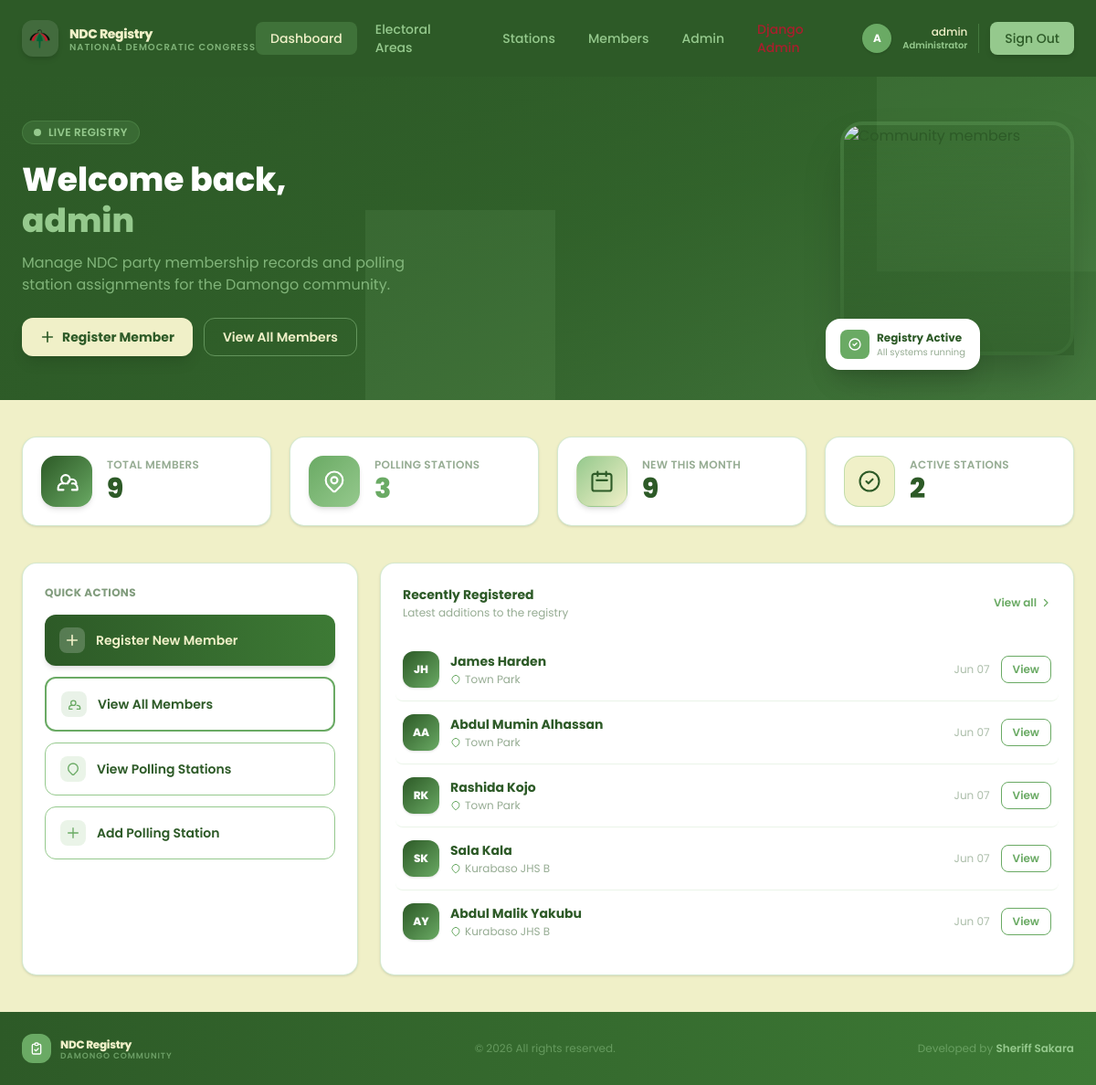
/dashboard/ (signed in), run on an earlier commit of the app's database.
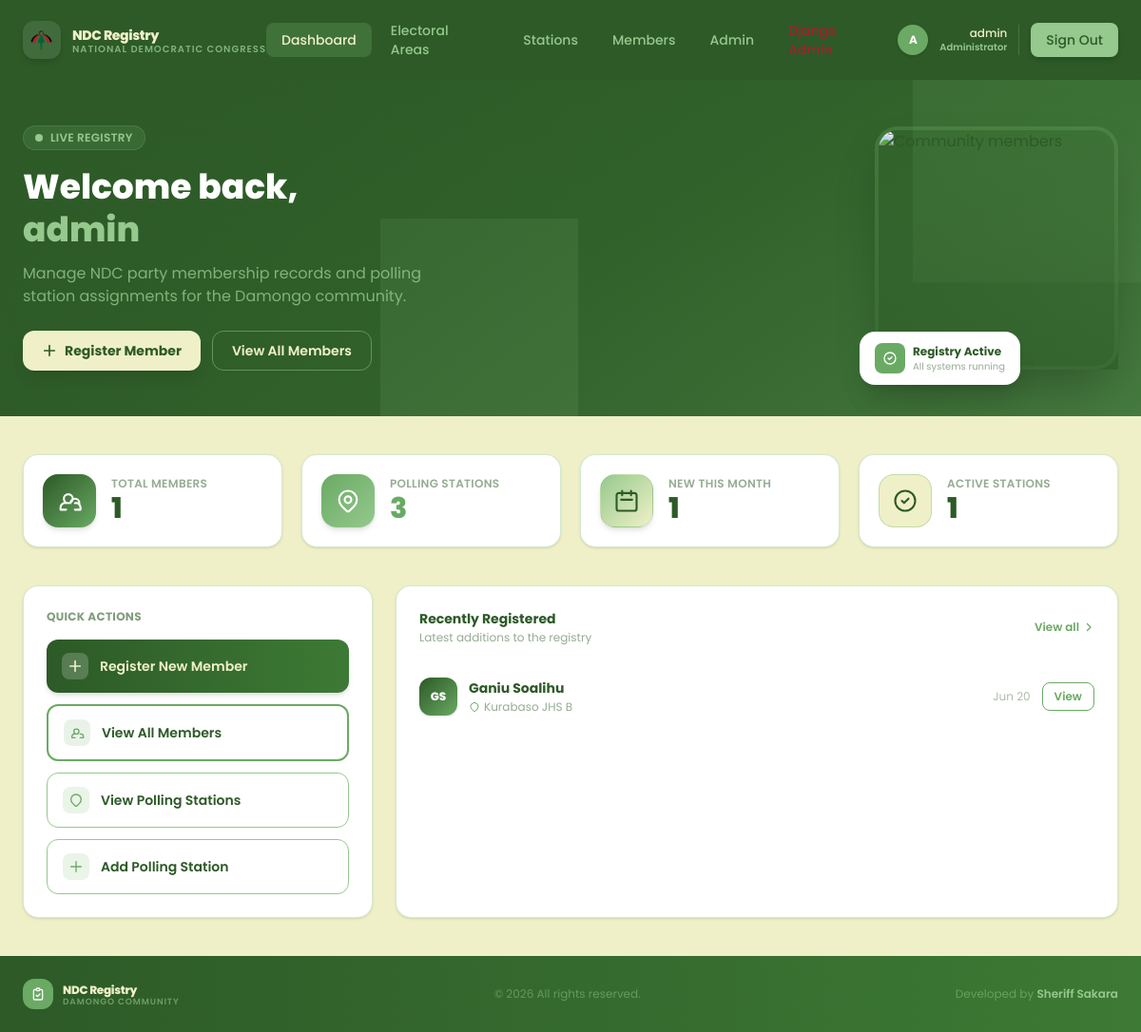
And on a later commit of the database.
### core/models.py (models this page shows, shortened)
class PartyMember(models.Model):
    GENDER_CHOICES = [
        ('M', 'Male'),
        ('F', 'Female'),
    ]
    member_id = models.CharField(
        max_length=10,
        unique=True,
        editable=True,
        validators=[validate_member_id])
    first_name = models.CharField(max_length=50)
    middle_name = models.CharField(max_length=50, blank=True)
    last_name = models.CharField(max_length=50)
    gender = models.CharField(max_length=1, choices=GENDER_CHOICES, blank=True)
    date_of_birth = models.DateField(null=True, blank=True)
    phone = models.CharField(max_length=10, blank=True, validators=[validation_phone_no])
    occupation = models.CharField(max_length=100, blank=True)
    address = models.CharField(max_length=200, blank=True)
    ghana_card_id = models.CharField(
        max_length=15,
        blank=True,
        verbose_name='Ghana Card',
        validators=[validation_ghana_card]
        )
    voters_id = models.CharField(
        max_length=10,
        blank=True,
        unique=True,
        verbose_name='Voters ID',
        validators=[validation_voter_id]
        )
    polling_station = models.ForeignKey(
        PollingStation,
        on_delete=models.SET_NULL,
        null=True,
        related_name='members'
    )
    date_registered = models.DateField(default=timezone.now)
    registered_by = models.ForeignKey(
        User,
        on_delete=models.SET_NULL,
        null=True,
        blank=True,
        related_name='registered_members'
    )
    class Meta:
        ordering = ['-date_registered', 'last_name']

class PollingStation(models.Model):
    name = models.CharField(max_length=100)
    location = models.CharField(max_length=200, blank=True)
    constituency = models.CharField(max_length=100, blank=True)
    description = models.TextField(blank=True)
    created_at = models.DateTimeField(auto_now_add=True)
    electoral_area = models.ForeignKey(
        ElectoralArea,
        on_delete=models.CASCADE,
        null=True,
        blank=True,
        related_name='stations',
    )
    class Meta:
        ordering = ['name']

### core/views.py (the view)
# urls.py: path('dashboard/', views.home_view, name='home'),
@login_required
def home_view(request):
    now = timezone.now()
    recent_members = PartyMember.objects.select_related('polling_station').order_by('-date_registered')[:5]
    total_members = PartyMember.objects.count()
    total_stations = PollingStation.objects.count()
    new_this_month = PartyMember.objects.filter(
        date_registered__year=now.year,
        date_registered__month=now.month,
    ).count()
    active_stations = PollingStation.objects.filter(members__isnull=False).distinct().count()
    return render(request, 'core/home.html', {
        'recent_members': recent_members,
        'total_members': total_members,
        'total_stations': total_stations,
        'new_this_month': new_this_month,
        'active_stations': active_stations,
    })

### templates/core/home.html (shortened to what the changed rows need)
{% extends "core/base.html" %}
{% block content %}
<div class="relative bg-gradient-to-br from-[#2d5a27] via-[#3d7a35] to-[#6aaa64] overflow-hidden">
    <div class="relative max-w-7xl mx-auto px-6 py-12">
        <div class="flex flex-col lg:flex-row items-center gap-10">
            <div class="flex-1 animate-slide-left">
                <h1 class="text-3xl lg:text-4xl font-extrabold text-white leading-tight mb-3">
                    Welcome back,<br/>
                    <span class="text-[#95c98d]">{{ user.get_full_name|default:user.username }}</span>
                </h1>
            </div>
        </div>
    </div>
</div>
<div class="max-w-7xl mx-auto px-6 py-10">
    <div class="grid grid-cols-1 sm:grid-cols-2 lg:grid-cols-4 gap-5 mb-10">
        <div class="bg-white rounded-2xl shadow-sm border border-[#95c98d]/40 p-5 flex items-center gap-4 card-hover animate-fade-up delay-100">
            <div>
                <p class="text-xs text-[#2d5a27]/50 font-semibold uppercase tracking-wide">Total Members</p>
                <p class="text-3xl font-extrabold text-[#2d5a27] animate-count-up delay-200">{{ total_members|default:"0" }}</p>
            </div>
        </div>
        <div class="bg-white rounded-2xl shadow-sm border border-[#95c98d]/40 p-5 flex items-center gap-4 card-hover animate-fade-up delay-300">
            <div>
                <p class="text-xs text-[#2d5a27]/50 font-semibold uppercase tracking-wide">New This Month</p>
                <p class="text-3xl font-extrabold text-[#2d5a27] animate-count-up delay-400">{{ new_this_month|default:"0" }}</p>
            </div>
        </div>
        <div class="bg-white rounded-2xl shadow-sm border border-[#95c98d]/40 p-5 flex items-center gap-4 card-hover animate-fade-up delay-400">
            <div>
                <p class="text-xs text-[#2d5a27]/50 font-semibold uppercase tracking-wide">Active Stations</p>
                <p class="text-3xl font-extrabold text-[#2d5a27] animate-count-up delay-500">{{ active_stations|default:"0" }}</p>
            </div>
        </div>
    </div>
    <div class="grid grid-cols-1 lg:grid-cols-3 gap-6">
        <div class="bg-white rounded-2xl shadow-sm border border-[#95c98d]/40 p-6 animate-fade-up delay-300">
            <h2 class="text-xs font-bold text-[#2d5a27]/60 uppercase tracking-wide mb-4">Quick Actions</h2>
        </div>
        <div class="lg:col-span-2 bg-white rounded-2xl shadow-sm border border-[#95c98d]/40 p-6 animate-fade-up delay-400">
            <div class="flex items-center justify-between mb-5">
                <div>
                    <h2 class="text-sm font-bold text-[#2d5a27]">Recently Registered</h2>
                </div>
            </div>
            {% if recent_members %}
            <div class="divide-y divide-[#95c98d]/20">
                {% for member in recent_members %}
                <div class="flex items-center justify-between py-3.5 hover:bg-[#f0f0c8]/50 -mx-2 px-2 rounded-lg transition-colors">
                    <div class="flex items-center gap-3">
                        <div class="w-10 h-10 rounded-xl bg-gradient-to-br from-[#2d5a27] to-[#6aaa64] flex items-center justify-center shrink-0 shadow-sm">
                            <span class="text-xs font-extrabold text-white">{{ member.first_name.0|upper }}{{ member.last_name.0|upper }}</span>
                        </div>
                        <div>
                            <p class="text-sm font-bold text-[#2d5a27]">{{ member.first_name }} {{ member.last_name }}</p>
                            <div class="flex items-center gap-1 mt-0.5">
                                <svg class="w-3 h-3 text-[#6aaa64]" fill="none" stroke="currentColor" stroke-width="2" viewBox="0 0 24 24">
                                    <path stroke-linecap="round" stroke-linejoin="round" d="M17.657 16.657L13.414 20.9a2 2 0 01-2.828 0l-4.243-4.243a8 8 0 1111.314 0z"/>
                                </svg>
                                <p class="text-xs text-[#2d5a27]/50">{{ member.polling_station.name }}</p>
                            </div>
                        </div>
                    </div>
                    <div class="flex items-center gap-3">
                        <span class="text-xs text-[#2d5a27]/40 hidden sm:block">{{ member.date_registered|date:"M d" }}</span>
                        <a href="{% url 'member_detail' member.pk %}"
                           class="px-3 py-1.5 text-xs font-semibold text-[#6aaa64] border border-[#6aaa64] rounded-lg
                                  hover:bg-[#6aaa64] hover:text-white transition-all duration-200">
                            View
                        </a>
                    </div>
                </div>
                {% endfor %}
            </div>
            {% endif %}
        </div>
    </div>
</div>
{% endblock content %}

What changed in the data, as far as the page shows it:
removed PartyMember: first_name.0 "J", last_name.0 "H", first_name "James", last_name "Harden", polling_station.name "Town Park", date_registered "Jun 07"
removed PartyMember: first_name.0 "A", last_name.0 "A", first_name "Abdul Mumin", last_name "Alhassan", polling_station.name "Town Park", date_registered "Jun 07"
removed PartyMember: first_name.0 "R", last_name.0 "K", first_name "Rashida", last_name "Kojo", polling_station.name "Town Park", date_registered "Jun 07"
removed PartyMember: first_name.0 "S", last_name.0 "K", first_name "Sala", last_name "Kala", polling_station.name "Kurabaso JHS B", date_registered "Jun 07"
removed PartyMember: first_name.0 "A", last_name.0 "Y", first_name "Abdul Malik", last_name "Yakubu", polling_station.name "Kurabaso JHS B", date_registered "Jun 07"
added PartyMember: first_name.0 "G", last_name.0 "S", first_name "Ganiu", last_name "Soalihu", polling_station.name "Kurabaso JHS B", date_registered "Jun 20"
Also different on the page:
{{ total_members|default:"0" }}: "9" → "1"
{{ new_this_month|default:"0" }}: "9" → "1"
{{ active_stations|default:"0" }}: "2" → "1"
